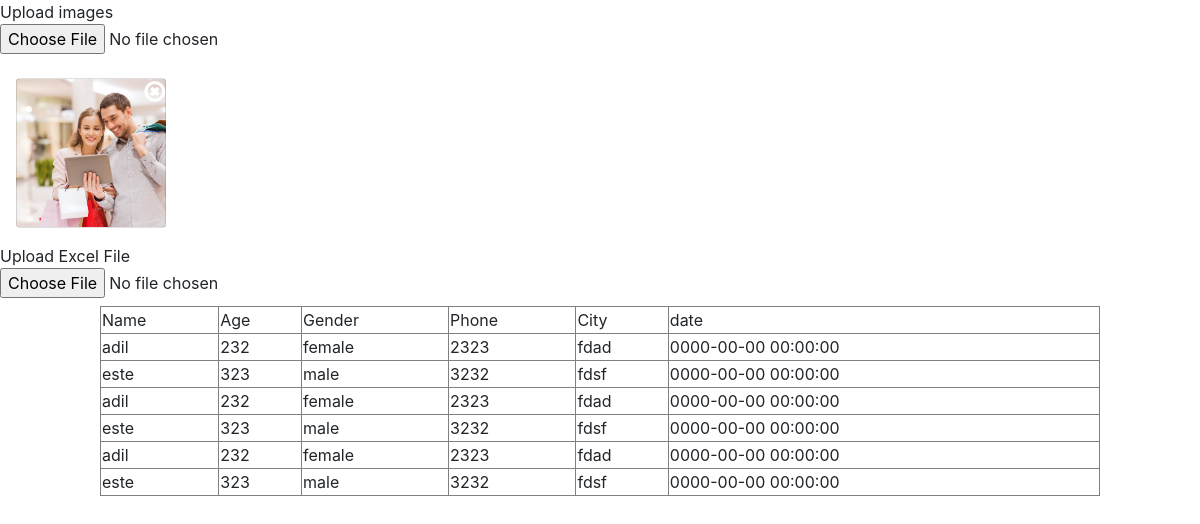
The page / on the database its author committed.
### tables this page shows
CREATE TABLE `images` (
  `id` int(11) NOT NULL,
  `name` varchar(2000) NOT NULL,
  `position` varchar(200) NOT NULL,
  `status` int(11) NOT NULL DEFAULT 1
);

CREATE TABLE `data` (
  `id` int(11) NOT NULL,
  `name` varchar(200) NOT NULL,
  `age` int(200) NOT NULL,
  `gender` varchar(200) NOT NULL,
  `phone` varchar(200) NOT NULL,
  `city` varchar(200) NOT NULL,
  `date` timestamp NOT NULL DEFAULT current_timestamp() ON UPDATE current_timestamp()
);

### index.php (the view, shortened to what this page needs)
<?php
	include 'conn.php';
?>
<!doctype html>
<html lang="en">
  <head>
    <link rel="stylesheet" href="https://cdn.jsdelivr.net/npm/bootstrap@4.0.0/dist/css/bootstrap.min.css">
    <link rel="stylesheet" href="https://cdnjs.cloudflare.com/ajax/libs/font-awesome/4.7.0/css/font-awesome.min.css" />
  </head>
  <body>
  	<div class="upload__box">
	  <div class="upload__btn-box">
	    <form id="myform" method="post" enctype="multipart/form-data" >
	    	<label class="upload__btn">
		      <p>Upload images</p>
		      <input type="file" id="myfile" name="file" data-max_length="20" class="upload__inputfile">
		    </label>
	    </form>
	  </div>
	  <div class="upload__img-wrap">
	  	<div class='upload__img-box d-flex columns'>
	  		<?php
	  			$sql = "SELECT * FROM `images` WHERE status = '1'  ORDER BY position ASC ";
				$result = $conn->query($sql);
	  			if ($result->num_rows > 0) {
				  while($row = $result->fetch_assoc()) {
				    ?>
				    	<div draggable="true" data-id="<?= $row["position"] ?>" data-sid="<?= $row["id"] ?>" style='background-image: url("uploads/<?= $row["name"] ?>");margin: 16px;' class='img-bg card'>
				  			<div class='upload__img-close'><i onclick="delimage(<?= $row["id"] ?>)" id="img_<?= $row["id"] ?>" class="fa fa-times-circle-o" aria-hidden="true" style="color: white;font-size: 24px;position: relative;float: right;" ></i></div>
				  		</div>
				    <?php
				  }
				}
	  		?>
	  	</div>
	  </div>
	  <div class="upload__btn-box">
	    <form id="excleupload" method="post" enctype="multipart/form-data" >
	    	<label class="upload__btn">
		      <p>Upload Excel File</p>
		      <input type="file" id="excle" name="file" class="upload__inputfile1">
		    </label>
		    <table border='1' width="1000" align="center" id="mytable">
		    	<tr>
		    		<td>Name</td>
		    		<td>Age</td>
		    		<td>Gender</td>
		    		<td>Phone</td>
		    		<td>City</td>
		    		<td>date</td>
		    	</tr>
	    		<?php
		  			$sql1 = "SELECT * FROM `data` ORDER BY id ASC ";
					$result1 = $conn->query($sql1);
		  			if ($result1->num_rows > 0) {
					  while($row1 = $result1->fetch_assoc()) {
					    ?>
					    <tr>
				    		<td><?= $row1["name"] ?></td>
				    		<td><?= $row1["age"] ?></td>
				    		<td><?= $row1["gender"] ?></td>
				    		<td><?= $row1["phone"] ?></td>
				    		<td><?= $row1["city"] ?></td>
				    		<td><?= $row1["date"] ?></td>
				    	</tr>
					    <?php
					  }
					}
		  		?>
		    </table>
	    </form>
	  </div>
	</div>
  </body>
</html>

### index.php (style rules this page uses)
html * { box-sizing: border-box; }
p { margin: 0; }
.img-bg { background-repeat: no-repeat; background-position: center; background-size: cover; width: 150px; height: 150px; }

### rows shown on the page
images: name (picture)
data: name "adil", age "232", gender "female", phone "2323", city "fdad", date "0000-00-00 00:00:00"
data: name "este", age "323", gender "male", phone "3232", city "fdsf", date "0000-00-00 00:00:00"
data: name "adil", age "232", gender "female", phone "2323", city "fdad", date "0000-00-00 00:00:00"
data: name "este", age "323", gender "male", phone "3232", city "fdsf", date "0000-00-00 00:00:00"
data: name "adil", age "232", gender "female", phone "2323", city "fdad", date "0000-00-00 00:00:00"
data: name "este", age "323", gender "male", phone "3232", city "fdsf", date "0000-00-00 00:00:00"
